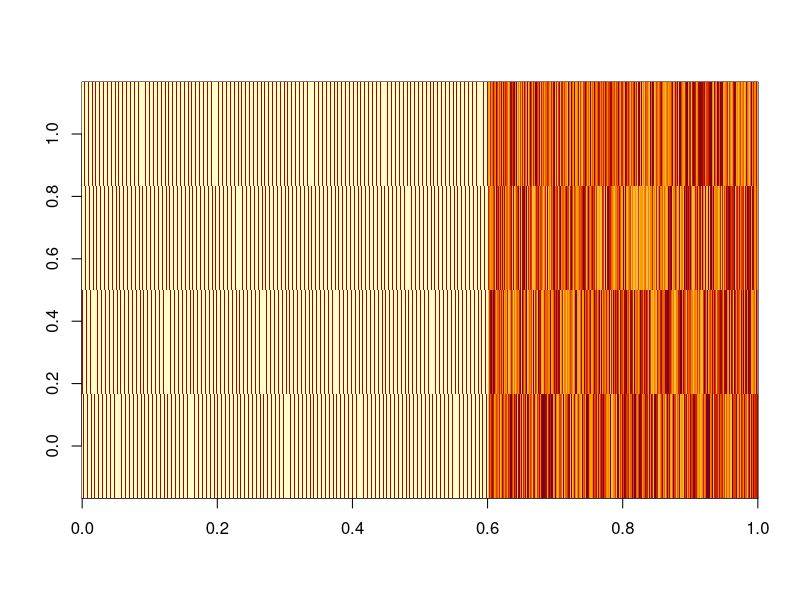
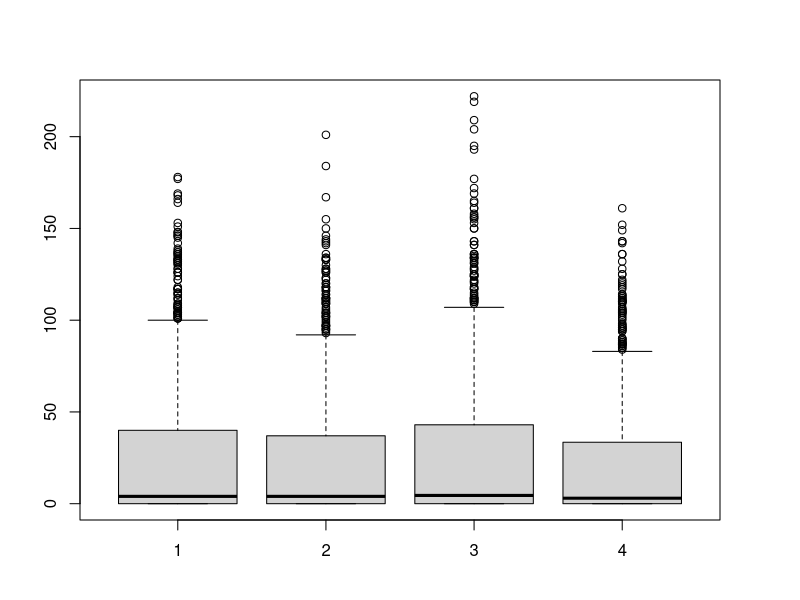
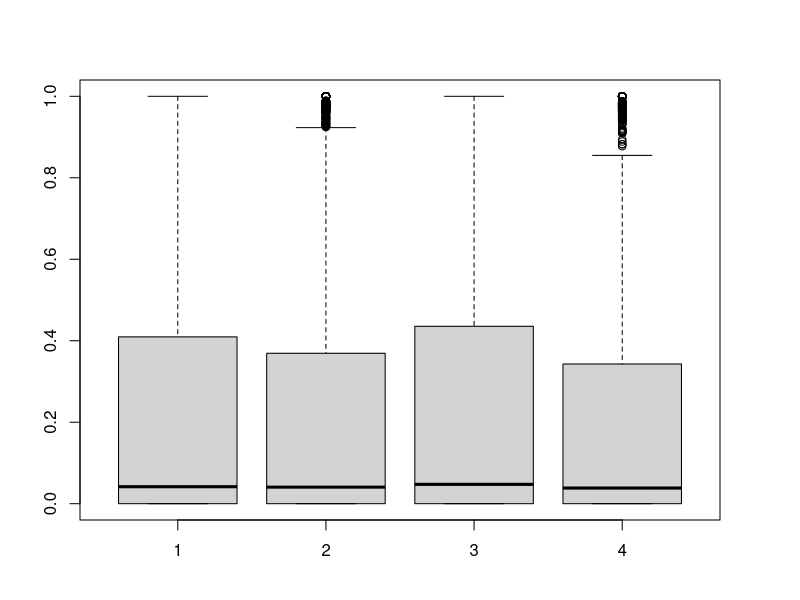
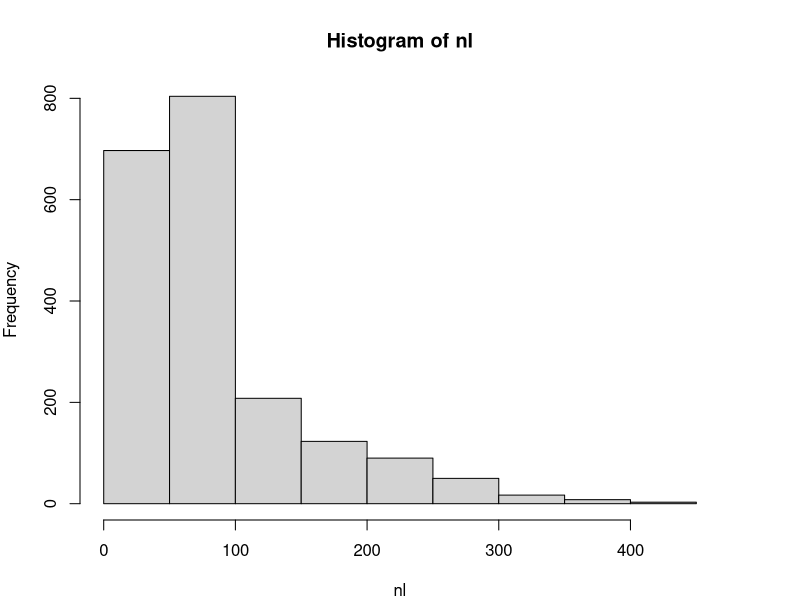
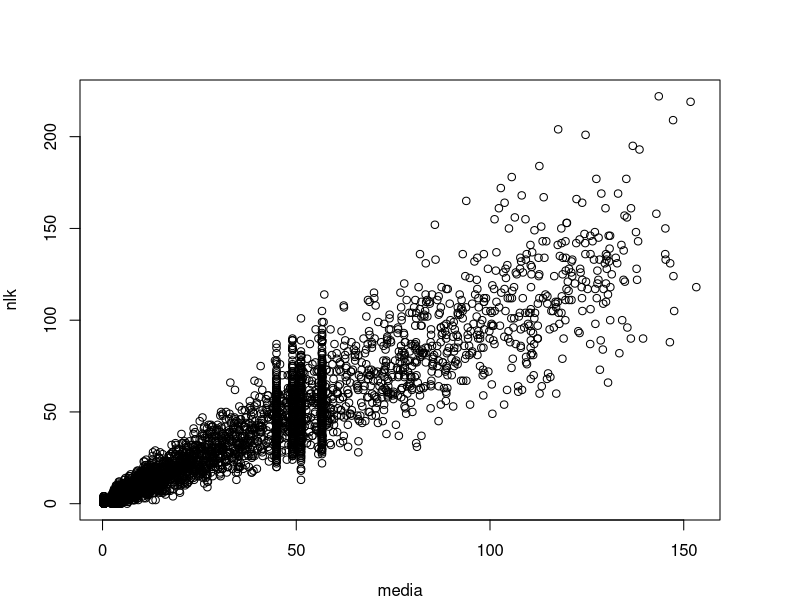
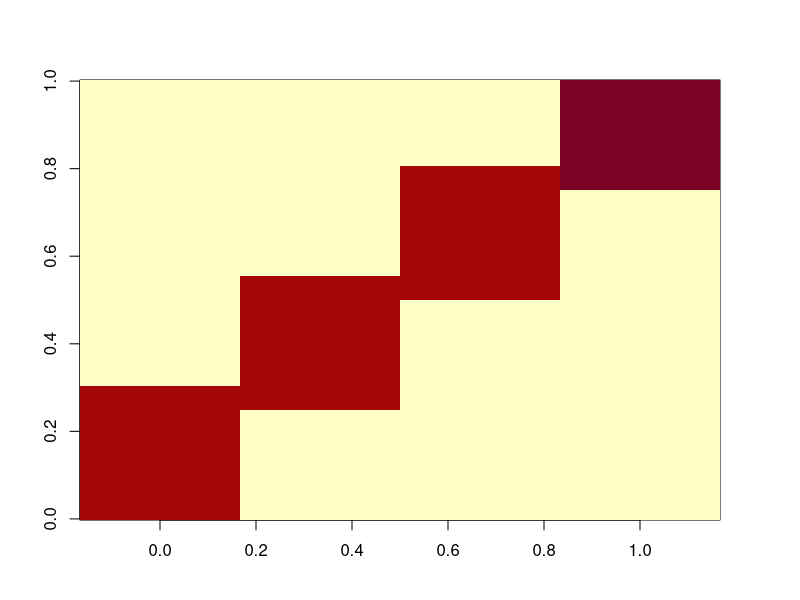
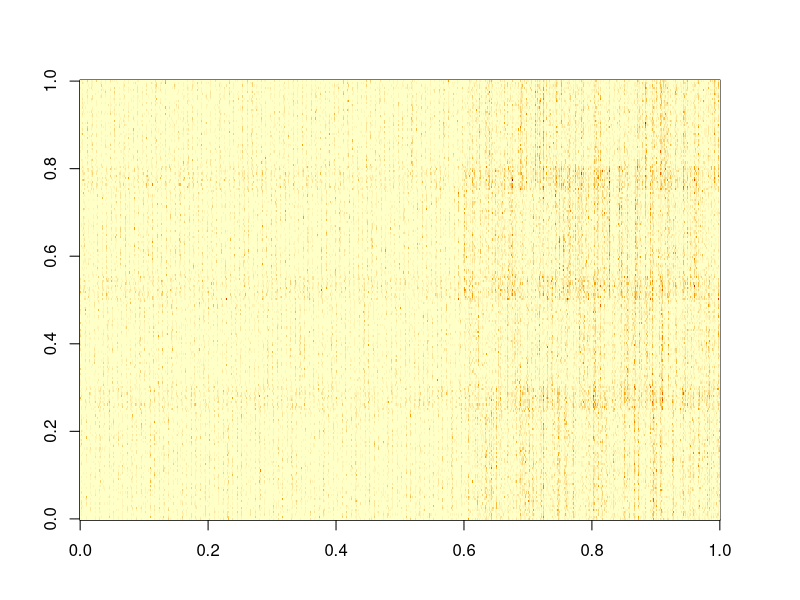
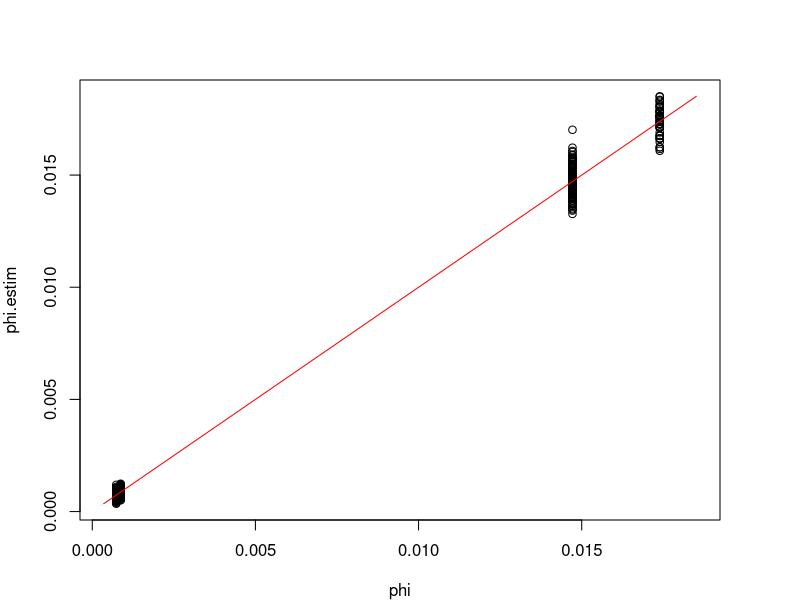

Source code (R) for these figures, in order: (Note: this script raises an error after producing the figures.)
rm(list=ls(all=TRUE))
library(MCMCpack)
set.seed(201)

nloc=2000
nspp=200
ncommun=4

#design matrix
xmat=matrix(runif(nloc*ncommun,min=-1,max=3),nloc,ncommun)

#pure sites
tmp=matrix(-3,ncommun,ncommun)
diag(tmp)=2
num1=floor(nloc/ncommun)
for (i in 1:300){
  seq1=(ncommun*(i-1)+1):(ncommun*i)
  xmat[seq1,]=tmp
}
image(xmat)
xmat=cbind(1,xmat)

#parameters
b0=log(runif(ncommun,min=5,max=8))
betas.true=betas=rbind(b0,diag(1,ncommun))

#get means
media.true=media=exp(xmat%*%betas); range(media)
head(media)

#generate N_lk
par(mfrow=c(1,1),mar=rep(4,4))
nlk=matrix(NA,nloc,ncommun)
NBN=20 #when this is large, we get into areas with relatively flat loglikel, giving trouble to the slice sampler
for (i in 1:ncommun){
  nlk[,i]=rnbinom(nloc,mu=media[,i],size=NBN)
}
nlk.true=nlk; boxplot(nlk)
soma=apply(nlk,1,sum); sum(soma==0)
theta.true=theta=nlk/soma; apply(theta,1,sum); 
boxplot(theta); apply(theta,2,range); apply(theta>0.95,2,mean)
nl=apply(nlk,1,sum)
hist(nl)
sum(nl)

plot(media,nlk)

#generate phi:
#- assume that each species is strongly present in a single group
#- Avoid very rare species (species that are almost never present)
tmp=matrix(0.05,ncommun,nspp)
base=nspp/ncommun
margin1=floor(base*0.2)
seq1=c(seq(from=1,to=nspp,by=base),nspp-margin1)
for (i in 1:(length(seq1)-1)){ #add some zeroes
  seq2=seq1[i]:(seq1[i+1]+margin1)
  tmp[i,seq2]=1
}
phi=tmp/matrix(rowSums(tmp),ncommun,nspp) #re-scale to make sure it sums to 1
phi.true=phi
# round(phi[,1:20],2)
# table(round(phi,2))

unique(rowSums(phi))
phi.true=phi
image(phi)

#generate actual observations y
array.lsk=array(0,dim=c(nloc,nspp,ncommun))
for (i in 1:nloc){
  for (k in 1:ncommun){
    array.lsk[i,,k]=rmultinom(1,size=nlk[i,k],prob=phi[k,])
  }
}
array.lsk.true=array.lsk
y=apply(array.lsk,c(1,2),sum)
nks=t(apply(array.lsk,c(2,3),sum))
image(y)
phi.estim=nks/rowSums(nks)
rango=range(c(phi,phi.estim))
plot(phi,phi.estim,ylim=rango,xlim=rango)
lines(rango,rango,col='red')

#checking if it makes sense
plot(apply(array.lsk,c(1,3),sum),nlk)
lines(c(0,1000),c(0,1000))

#look at stuff to make sure it makes sense
phi.estim=nks/matrix(rowSums(nks),ncommun,nspp)
plot(phi.true,phi.estim)
nks.true=nks

#export results
setwd('U:\\GIT_models\\git_LDA_MS')
nome='fake data.csv'
colnames(y)=paste('spp',1:nspp,sep='')
rownames(y)=paste('loc',1:nloc,sep='')
write.csv(y,nome,row.names=F)    

nome='fake data xmat.csv'
write.csv(xmat,nome,row.names=F)    
